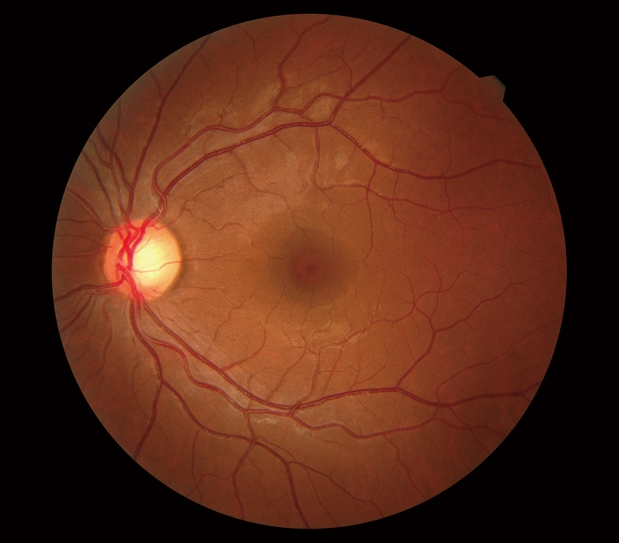
#> input picture Basics/Thresholding/retina_scan.jpg, 619 x 543 px
$ python thresholding.py
#> lines starting #> are read from the running program, lines starting #| are printed output that depends on the picture; after the words box and inside, x2 and y2 are one past the last pixel; in counts of white or black regions, pixels touching at a corner belong together
import cv2
import numpy as np

img = cv2.imread("retina_scan.jpg");
#> img is the input picture: shape (543, 619, 3); mean B, G, R 23.1, 39.5, 83.5
retval, threshold = cv2.threshold(img, 12, 255, cv2.THRESH_BINARY)
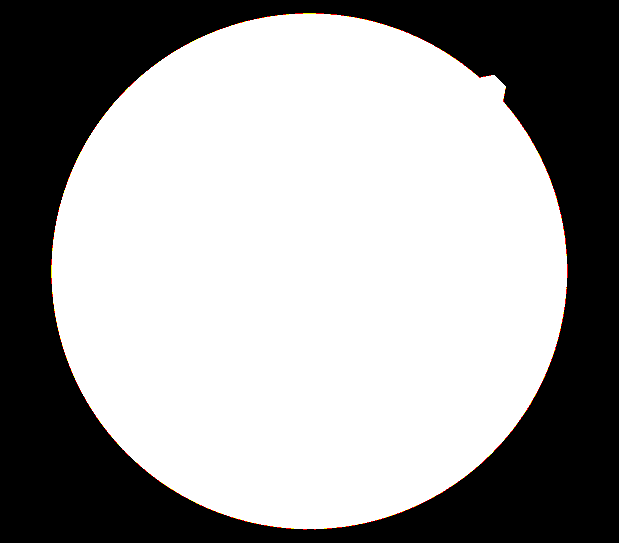
#> threshold: shape (543, 619, 3); mean B, G, R 158.4, 158.6, 159.1

grayscale = cv2.cvtColor(img, cv2.COLOR_BGR2GRAY)
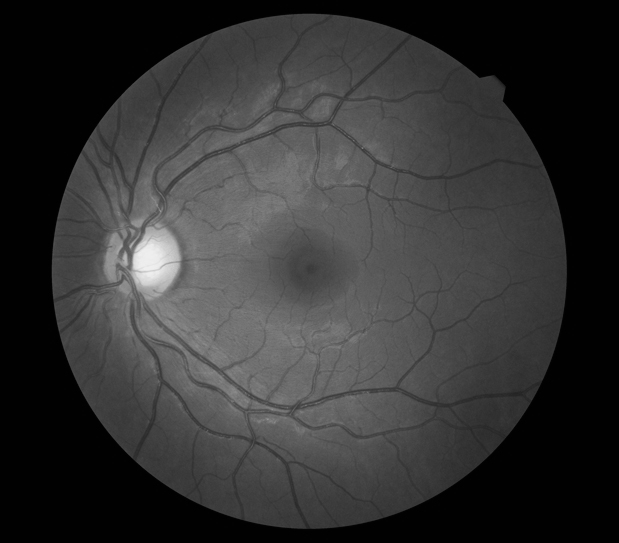
#> grayscale: shape (543, 619); min 0, max 239, mean 50.7
retval2, threshold2 = cv2.threshold(grayscale, 12, 255, cv2.THRESH_BINARY)
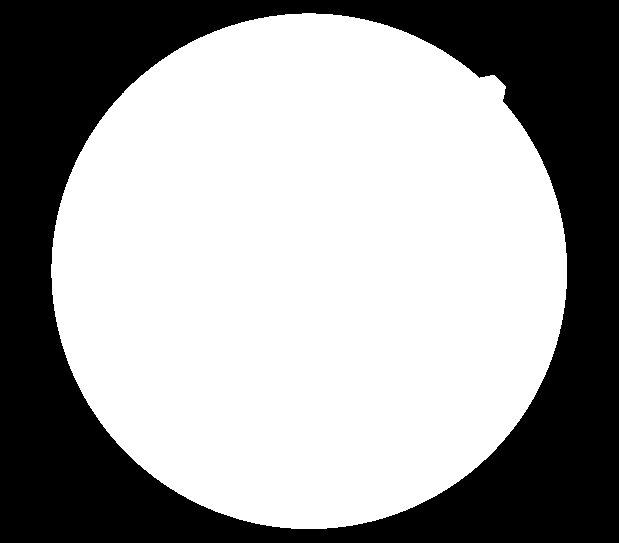
#> threshold2: shape (543, 619); 62.2% white; 1 black region, box (x1, y1, x2, y2) and area: (0, 0, 619, 543) 126922
gaus = cv2.adaptiveThreshold(grayscale, 255, cv2.ADAPTIVE_THRESH_GAUSSIAN_C, cv2.THRESH_BINARY, 115, 1)
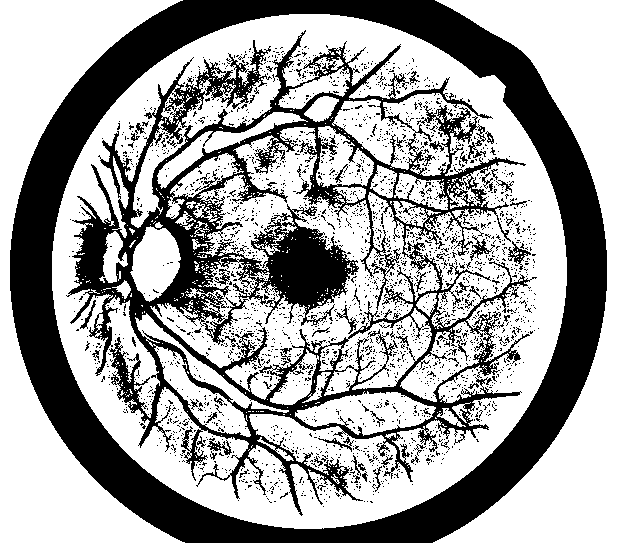
#> gaus: shape (543, 619); 63.5% white; 2503 black regions (2433 under 20 px), largest, box (x1, y1, x2, y2) and area: (10, 0, 607, 543) 62608, (66, 30, 537, 516) 50431, (508, 241, 531, 270) 200
retval3, otsu = cv2.threshold(grayscale, 125, 255, cv2.THRESH_BINARY+cv2.THRESH_OTSU)
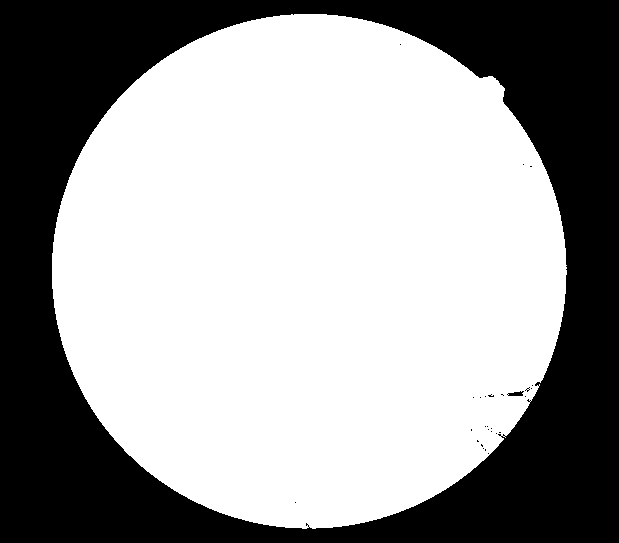
#> otsu: shape (543, 619); 61.9% white; 28 black regions (26 under 20 px), largest, box (x1, y1, x2, y2) and area: (0, 0, 619, 543) 127801, (507, 391, 524, 396) 56
#> retval3 = 41
# cv2.imwrite("Thresholded_retina.jpg", threshold)
cv2.imshow('original', img)
cv2.imshow('threshold original', threshold)
cv2.imshow('threshold grayscale',threshold2)
cv2.imshow('Gaus',gaus)
cv2.imwrite("Gaus.png", gaus)
cv2.imshow('Otsu',otsu)
cv2.waitKey(0)
cv2.destroyAllWindows()
